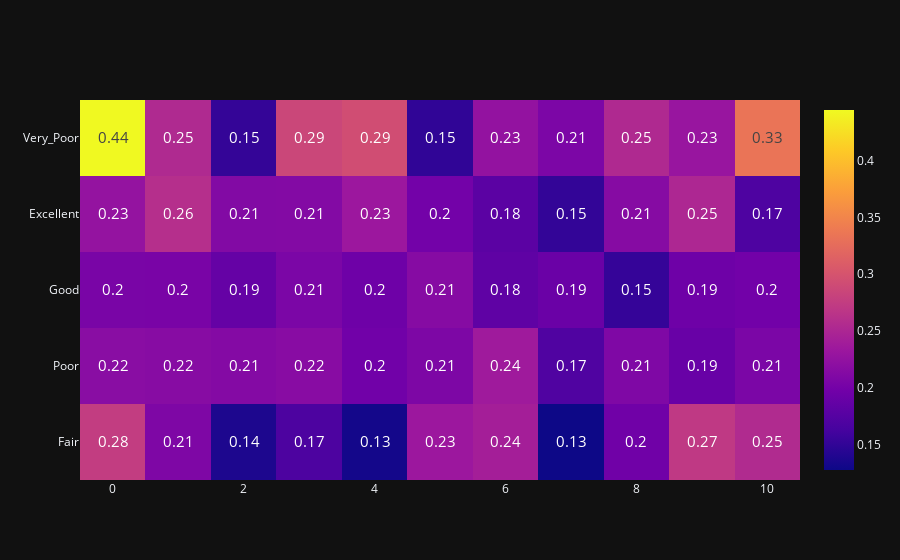

The notebook cell saved with this chart:
### Markdown cell above
### 9.10. Переведите числовой признак CreditScore в категориальный. Для этого воспользуйтесь функцией get_credit_score_cat(), которая приведена ниже. Примените её к столбцу CreditScore и создайте новый признак CreditScoreCat — категории кредитного рейтинга.

Постройте сводную таблицу, строками которой являются категории кредитного рейтинга (CreditScoreCat), а столбцами — количество лет, в течение которых клиент пользуется услугами банка (Tenure). В ячейках сводной таблицы должно находиться среднее по признаку оттока (Exited) — доля ушедших пользователей.

На основе полученной сводной таблицы постройте тепловую карту с аннотацией. Найдите на тепловой карте категории клиентов, которые уходят чаще всего.

### Code cell
def get_credit_score_cat(credit_score):
    if credit_score >= 300 and credit_score < 500:
        return "Very_Poor"
    elif credit_score >= 500 and credit_score < 601:
        return "Poor"
    elif credit_score >= 601 and credit_score < 661:
        return "Fair"
    elif credit_score >= 661 and credit_score < 781:
        return "Good"
    elif credit_score >= 781 and credit_score < 851:
        return "Excellent"
    elif credit_score >= 851:
        return "Top"
    elif credit_score < 300:
        return "Deep"

churn_data['CreditScoreCat'] = churn_data['CreditScore'].apply(get_credit_score_cat)

pivot = churn_data.pivot_table(
    values='Exited',
    columns='Tenure',
    index='CreditScoreCat',
)

fig = go.Figure(data=go.Heatmap(                 
                   z = pivot,
                   x = pivot.columns,
                   y= churn_data['CreditScoreCat'].unique(),
                   text=pivot.values.round(2),
                   texttemplate="%{text}",
                   textfont={"size":15},
                
                   )
)
fig.update_layout(template = 'plotly_dark') # темная тема
fig.show()

### Figure 1 — Plotly figure (JSON) as saved in the notebook; plotly's stock layout.template omitted (floating-point values rounded to 4 significant figures)
{"data": [{"text": [[0.28, 0.21, 0.14, 0.17, 0.13, 0.23, 0.24, 0.13, 0.2, 0.27, 0.25], [0.22, 0.22, 0.21, 0.22, 0.2, 0.21, 0.24, 0.17, 0.21, 0.19, 0.21], [0.2, 0.2, 0.19, 0.21, 0.2, 0.21, 0.18, 0.19, 0.15, 0.19, 0.2], [0.23, 0.26, 0.21, 0.21, 0.23, 0.2, 0.18, 0.15, 0.21, 0.25, 0.17], [0.44, 0.25, 0.15, 0.29, 0.29, 0.15, 0.23, 0.21, 0.25, 0.23, 0.33]], "textfont": {"size": 15}, "texttemplate": "%{text}", "type": "heatmap", "x": [0, 1, 2, 3, 4, 5, 6, 7, 8, 9, 10], "y": ["Fair", "Poor", "Good", "Excellent", "Very_Poor"], "z": [[0.275, 0.2083, 0.1373, 0.1683, 0.1319, 0.2333, 0.2414, 0.1277, 0.1961, 0.2708, 0.2549], [0.2174, 0.2156, 0.213, 0.2165, 0.1972, 0.2069, 0.2364, 0.1711, 0.209, 0.19, 0.2054], [0.2038, 0.2036, 0.1873, 0.206, 0.1951, 0.2145, 0.1829, 0.1919, 0.1524, 0.1947, 0.1978], [0.2264, 0.2594, 0.2118, 0.2122, 0.2332, 0.1992, 0.1799, 0.1513, 0.2146, 0.2511, 0.1695], [0.4444, 0.2537, 0.1515, 0.2857, 0.2931, 0.1493, 0.2254, 0.2063, 0.2535, 0.2295, 0.3333]]}], "layout": {}}
